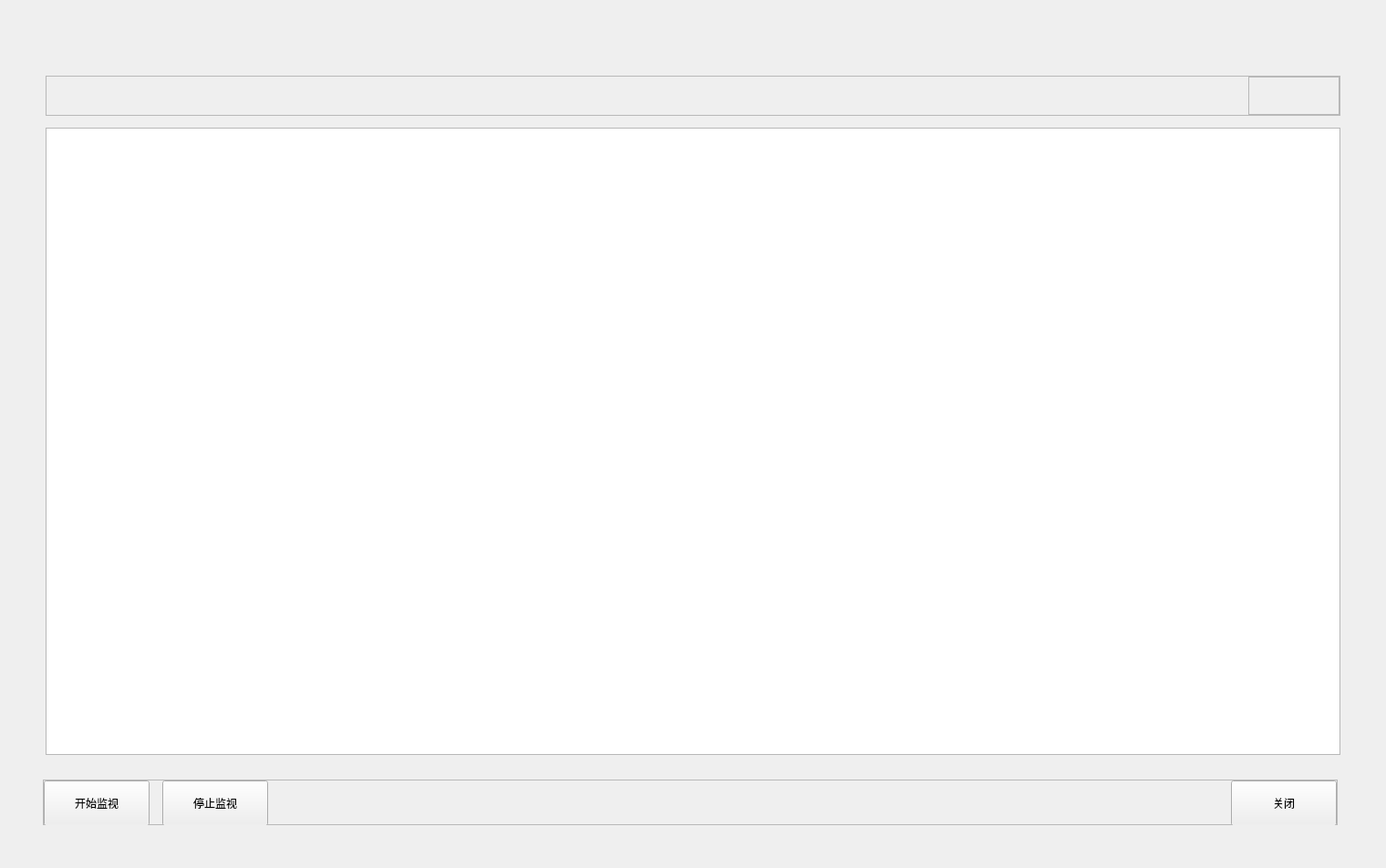
<?xml version="1.0" encoding="UTF-8"?>
<ui version="4.0">
 <class>SensorStateDlg</class>
 <widget class="BaseDlg" name="SensorStateDlg">
  <property name="geometry">
   <rect>
    <x>0</x>
    <y>0</y>
    <width>1520</width>
    <height>952</height>
   </rect>
  </property>
  <property name="windowTitle">
   <string>SensorStateDlg</string>
  </property>
  <widget class="QFrame" name="BottomFrame">
   <property name="geometry">
    <rect>
     <x>47</x>
     <y>855</y>
     <width>1420</width>
     <height>50</height>
    </rect>
   </property>
   <property name="minimumSize">
    <size>
     <width>1420</width>
     <height>50</height>
    </size>
   </property>
   <property name="maximumSize">
    <size>
     <width>1420</width>
     <height>50</height>
    </size>
   </property>
   <property name="frameShape">
    <enum>QFrame::StyledPanel</enum>
   </property>
   <property name="frameShadow">
    <enum>QFrame::Raised</enum>
   </property>
   <layout class="QHBoxLayout" name="horizontalLayout" stretch="0,0,1,0">
    <property name="spacing">
     <number>14</number>
    </property>
    <property name="leftMargin">
     <number>0</number>
    </property>
    <property name="topMargin">
     <number>0</number>
    </property>
    <property name="rightMargin">
     <number>0</number>
    </property>
    <property name="bottomMargin">
     <number>0</number>
    </property>
    <item>
     <widget class="QPushButton" name="StartWatchBtn">
      <property name="minimumSize">
       <size>
        <width>116</width>
        <height>50</height>
       </size>
      </property>
      <property name="maximumSize">
       <size>
        <width>16777215</width>
        <height>50</height>
       </size>
      </property>
      <property name="text">
       <string>开始监视</string>
      </property>
      <property name="buttons" stdset="0">
       <string notr="true">btn_dlg</string>
      </property>
     </widget>
    </item>
    <item>
     <widget class="QPushButton" name="StopWatchBtn">
      <property name="minimumSize">
       <size>
        <width>116</width>
        <height>50</height>
       </size>
      </property>
      <property name="maximumSize">
       <size>
        <width>16777215</width>
        <height>50</height>
       </size>
      </property>
      <property name="text">
       <string>停止监视</string>
      </property>
      <property name="buttons" stdset="0">
       <string notr="true">btn_dlg</string>
      </property>
     </widget>
    </item>
    <item>
     <spacer name="horizontalSpacer">
      <property name="orientation">
       <enum>Qt::Horizontal</enum>
      </property>
      <property name="sizeHint" stdset="0">
       <size>
        <width>567</width>
        <height>20</height>
       </size>
      </property>
     </spacer>
    </item>
    <item>
     <widget class="QPushButton" name="CloseBtn">
      <property name="minimumSize">
       <size>
        <width>116</width>
        <height>50</height>
       </size>
      </property>
      <property name="maximumSize">
       <size>
        <width>16777215</width>
        <height>50</height>
       </size>
      </property>
      <property name="text">
       <string>关闭</string>
      </property>
      <property name="buttons" stdset="0">
       <string notr="true">btn_dlg</string>
      </property>
     </widget>
    </item>
   </layout>
  </widget>
  <widget class="QFrame" name="TopFrame">
   <property name="geometry">
    <rect>
     <x>50</x>
     <y>83</y>
     <width>1420</width>
     <height>44</height>
    </rect>
   </property>
   <property name="minimumSize">
    <size>
     <width>1420</width>
     <height>44</height>
    </size>
   </property>
   <property name="maximumSize">
    <size>
     <width>1420</width>
     <height>44</height>
    </size>
   </property>
   <property name="frameShape">
    <enum>QFrame::StyledPanel</enum>
   </property>
   <property name="frameShadow">
    <enum>QFrame::Raised</enum>
   </property>
   <layout class="QHBoxLayout" name="horizontalLayout_4" stretch="1,0">
    <property name="spacing">
     <number>20</number>
    </property>
    <property name="leftMargin">
     <number>0</number>
    </property>
    <property name="topMargin">
     <number>0</number>
    </property>
    <property name="rightMargin">
     <number>0</number>
    </property>
    <property name="bottomMargin">
     <number>0</number>
    </property>
    <item>
     <spacer name="horizontalSpacer_2">
      <property name="orientation">
       <enum>Qt::Horizontal</enum>
      </property>
      <property name="sizeHint" stdset="0">
       <size>
        <width>40</width>
        <height>20</height>
       </size>
      </property>
     </spacer>
    </item>
    <item>
     <widget class="QFrame" name="DevListFrame">
      <property name="minimumSize">
       <size>
        <width>100</width>
        <height>42</height>
       </size>
      </property>
      <property name="maximumSize">
       <size>
        <width>16777215</width>
        <height>42</height>
       </size>
      </property>
      <property name="frameShape">
       <enum>QFrame::StyledPanel</enum>
      </property>
      <property name="frameShadow">
       <enum>QFrame::Raised</enum>
      </property>
     </widget>
    </item>
   </layout>
  </widget>
  <widget class="QTableWidget" name="SensorStateTbl">
   <property name="geometry">
    <rect>
     <x>50</x>
     <y>140</y>
     <width>1420</width>
     <height>688</height>
    </rect>
   </property>
   <property name="styleSheet">
    <string notr="true">QScrollBar::handle:vertical#BackRgntQcTbl  {
    margin: 46px 3px 3px 2px;
}

QScrollBar::sub-line:vertical#BackRgntQcTbl  {
    height: 43px; 
    border-bottom: 1px solid #a4a4a4;
}</string>
   </property>
   <property name="showGrid">
    <bool>false</bool>
   </property>
   <attribute name="horizontalHeaderDefaultSectionSize">
    <number>1</number>
   </attribute>
   <attribute name="horizontalHeaderHighlightSections">
    <bool>false</bool>
   </attribute>
   <attribute name="horizontalHeaderStretchLastSection">
    <bool>true</bool>
   </attribute>
   <attribute name="verticalHeaderDefaultSectionSize">
    <number>46</number>
   </attribute>
   <attribute name="verticalHeaderMinimumSectionSize">
    <number>46</number>
   </attribute>
  </widget>
  <widget class="QFrame" name="line_h">
   <property name="geometry">
    <rect>
     <x>50</x>
     <y>140</y>
     <width>1420</width>
     <height>1</height>
    </rect>
   </property>
   <property name="frameShape">
    <enum>QFrame::StyledPanel</enum>
   </property>
   <property name="frameShadow">
    <enum>QFrame::Raised</enum>
   </property>
   <property name="lines" stdset="0">
    <string>solid</string>
   </property>
  </widget>
  <widget class="QFrame" name="line_h_2">
   <property name="geometry">
    <rect>
     <x>50</x>
     <y>827</y>
     <width>1420</width>
     <height>1</height>
    </rect>
   </property>
   <property name="frameShape">
    <enum>QFrame::StyledPanel</enum>
   </property>
   <property name="frameShadow">
    <enum>QFrame::Raised</enum>
   </property>
   <property name="lines" stdset="0">
    <string>solid</string>
   </property>
  </widget>
  <widget class="QFrame" name="line_v_1">
   <property name="geometry">
    <rect>
     <x>50</x>
     <y>140</y>
     <width>1</width>
     <height>688</height>
    </rect>
   </property>
   <property name="frameShape">
    <enum>QFrame::StyledPanel</enum>
   </property>
   <property name="frameShadow">
    <enum>QFrame::Raised</enum>
   </property>
   <property name="lines" stdset="0">
    <string>solid</string>
   </property>
  </widget>
  <widget class="QFrame" name="line_v_2">
   <property name="geometry">
    <rect>
     <x>1469</x>
     <y>140</y>
     <width>1</width>
     <height>688</height>
    </rect>
   </property>
   <property name="frameShape">
    <enum>QFrame::StyledPanel</enum>
   </property>
   <property name="frameShadow">
    <enum>QFrame::Raised</enum>
   </property>
   <property name="lines" stdset="0">
    <string>solid</string>
   </property>
  </widget>
 </widget>
 <layoutdefault spacing="6" margin="11"/>
 <customwidgets>
  <customwidget>
   <class>BaseDlg</class>
   <extends>QWidget</extends>
   <header>shared/basedlg.h</header>
   <container>1</container>
  </customwidget>
 </customwidgets>
 <resources/>
 <connections/>
</ui>
